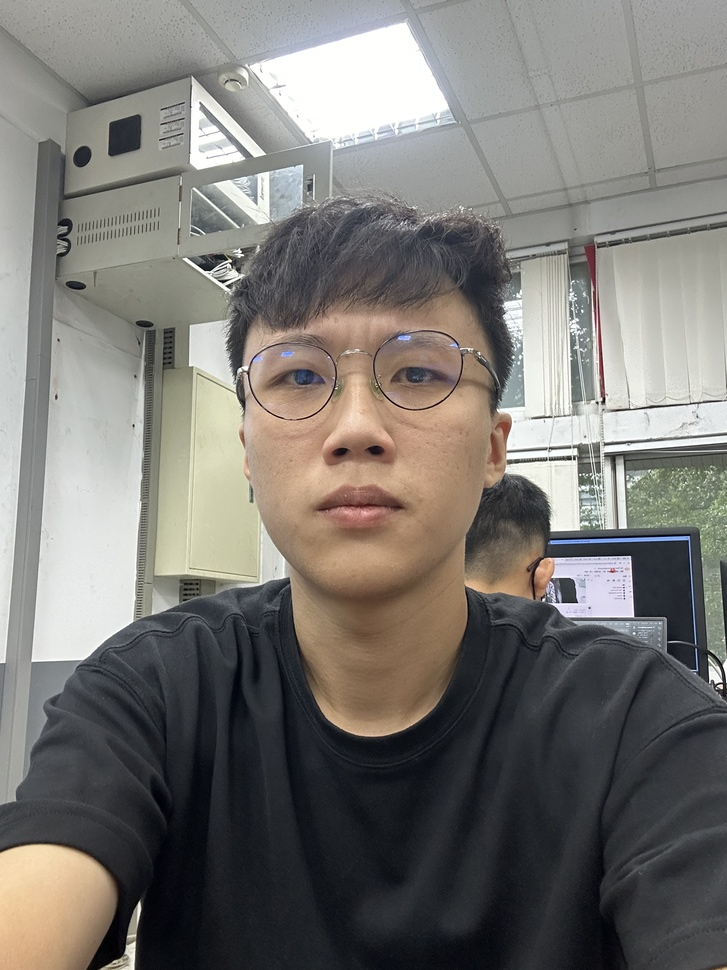
#> input picture photo/IMG_3782.JPG, 727 x 970 px, shrunk from 2316 x 3088 before the run, found by its file name
$ python chatgpt_cartoon.py
#> lines starting #> are read from the running program, lines starting #| are printed output that depends on the picture; after the words box and inside, x2 and y2 are one past the last pixel; in counts of white or black regions, pixels touching at a corner belong together
import cv2
import numpy as np

# 讀取圖片
img = cv2.imread('./photo/IMG_3782.jpg')
#> img is the input picture: shape (970, 727, 3); mean B, G, R 115, 119.3, 122.1

# 轉換成灰度圖
gray = cv2.cvtColor(img, cv2.COLOR_BGR2GRAY)
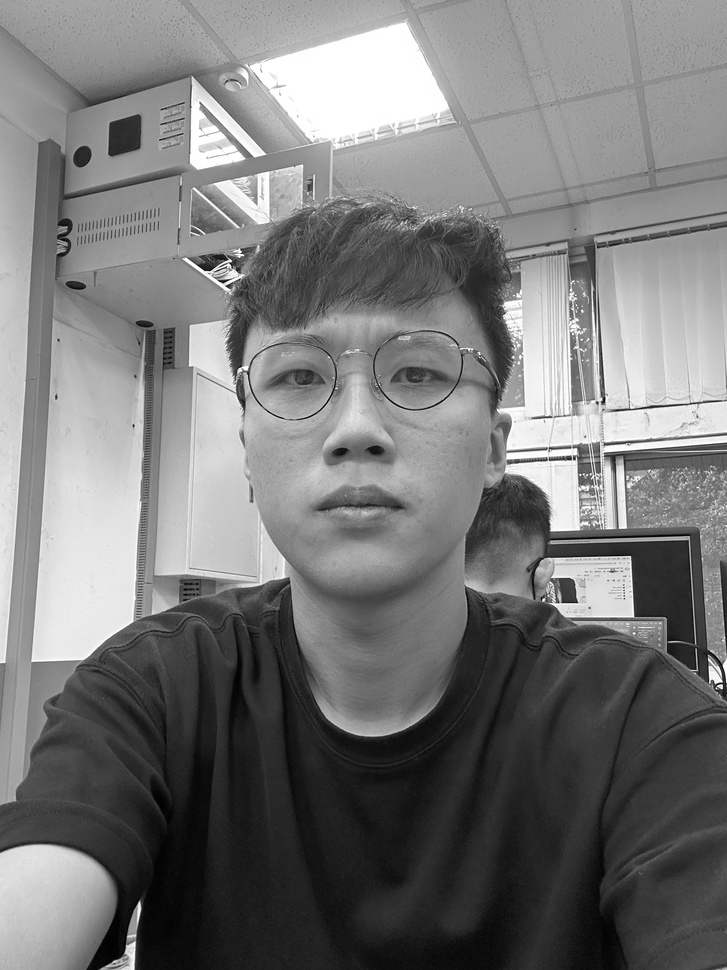
#> gray: shape (970, 727); min 0, max 255, mean 119.7

# 進行邊緣檢測
edges = cv2.Canny(gray, 100, 200)
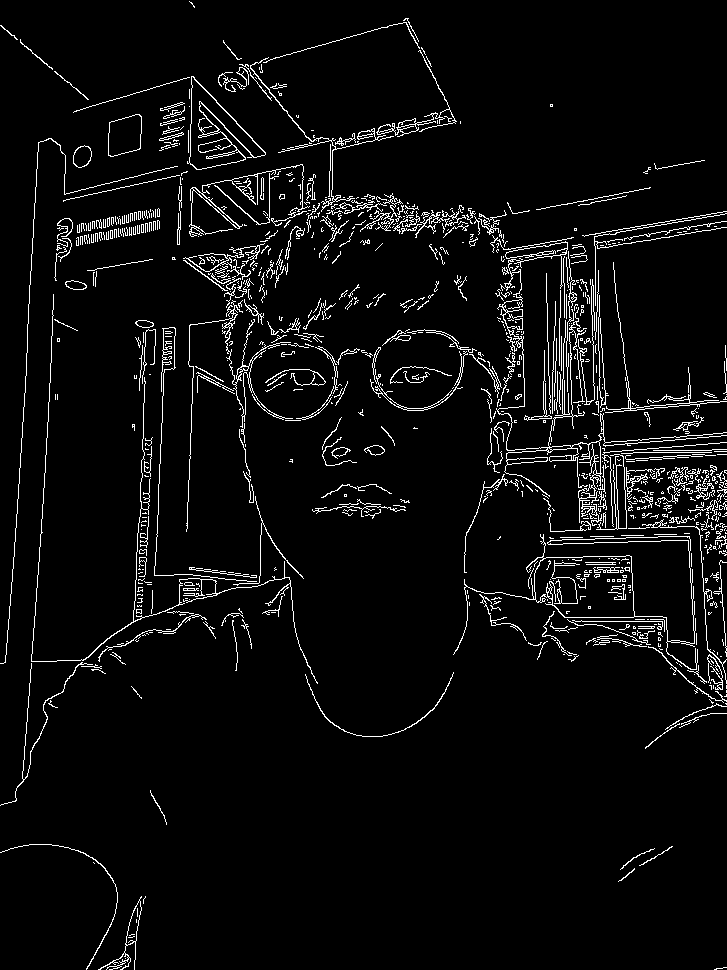
#> edges: shape (970, 727); 4.7% white in thin lines or dots

# 進行輪廓增強
kernel = np.ones((3, 3), np.uint8)
dilated_edges = cv2.dilate(edges, kernel, iterations=1)
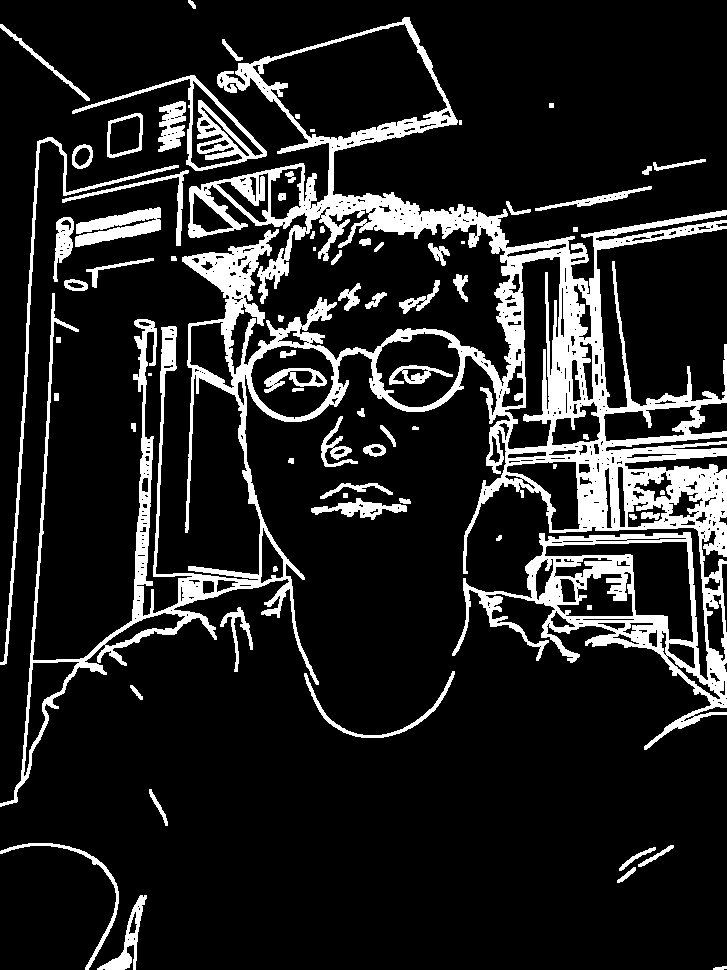
#> dilated_edges: shape (970, 727); 14.1% white; 75 white regions (6 under 20 px)

# 將輪廓區域填充
contours, _ = cv2.findContours(dilated_edges, cv2.RETR_EXTERNAL, cv2.CHAIN_APPROX_SIMPLE)
#> contours = 60 contours, 11 with area under 20; largest, box (x1, y1, x2, y2) and area: (0, 17, 727, 807) 129982, (72, 75, 267, 171) 4426, (75, 207, 161, 247) 1690, (0, 137, 179, 665) 1590, (107, 113, 143, 158) 1278
cv2.drawContours(img, contours, -1, (0, 0, 0), 2)
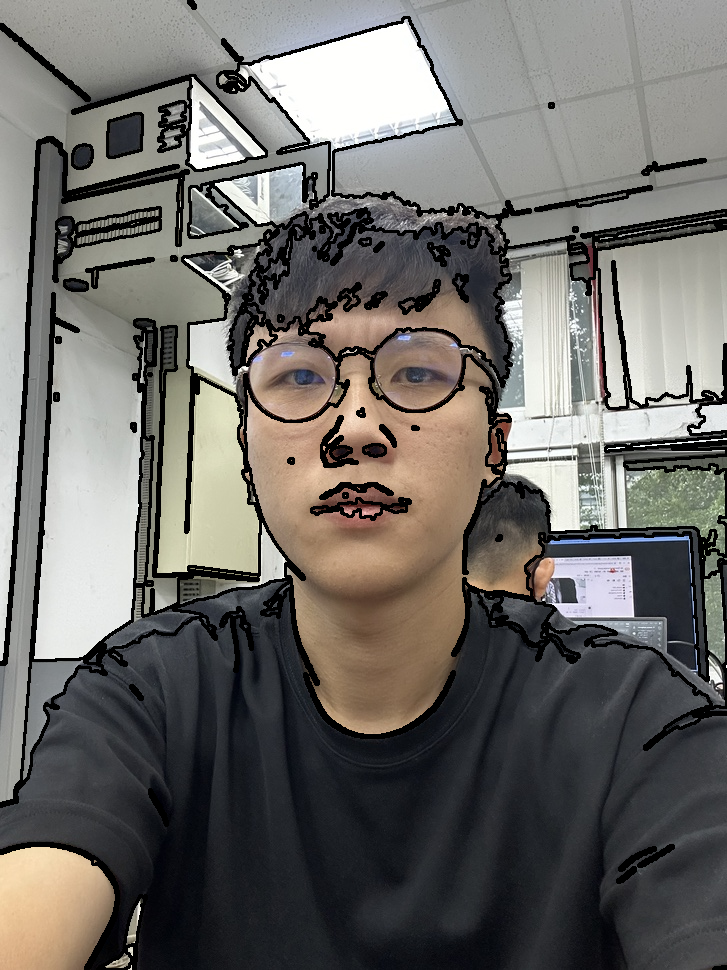
#> img: shape (970, 727, 3); 10.04% of pixels changed, all inside (x1, y1, x2, y2) = (0, 0, 727, 970)

# 顯示處理後的圖像
cv2.imshow('Cartoonized Image', img)
cv2.waitKey(0)
cv2.destroyAllWindows()

$ run again, with photo/IMG_3783.JPG copied over photo/IMG_3782.JPG
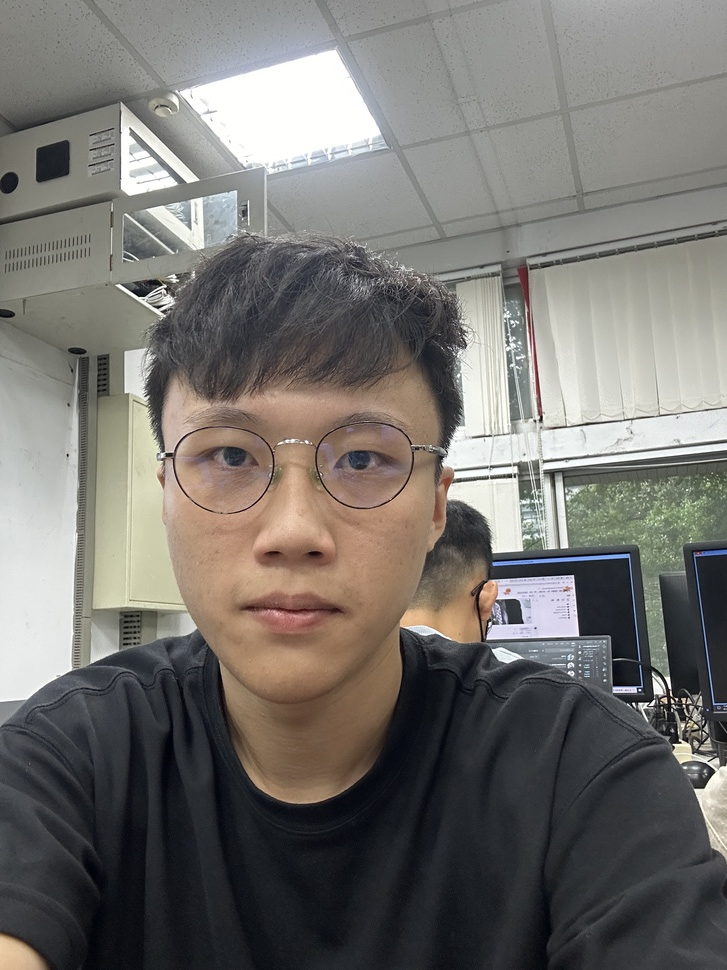
#> input picture photo/IMG_3783.JPG, 727 x 970 px, shrunk from 2316 x 3088 before the run, found by its file name
#> img is the input picture: shape (970, 727, 3); mean B, G, R 110.5, 114.5, 117.2
#> `edges = cv2.Canny(gray, 100, 200)`:
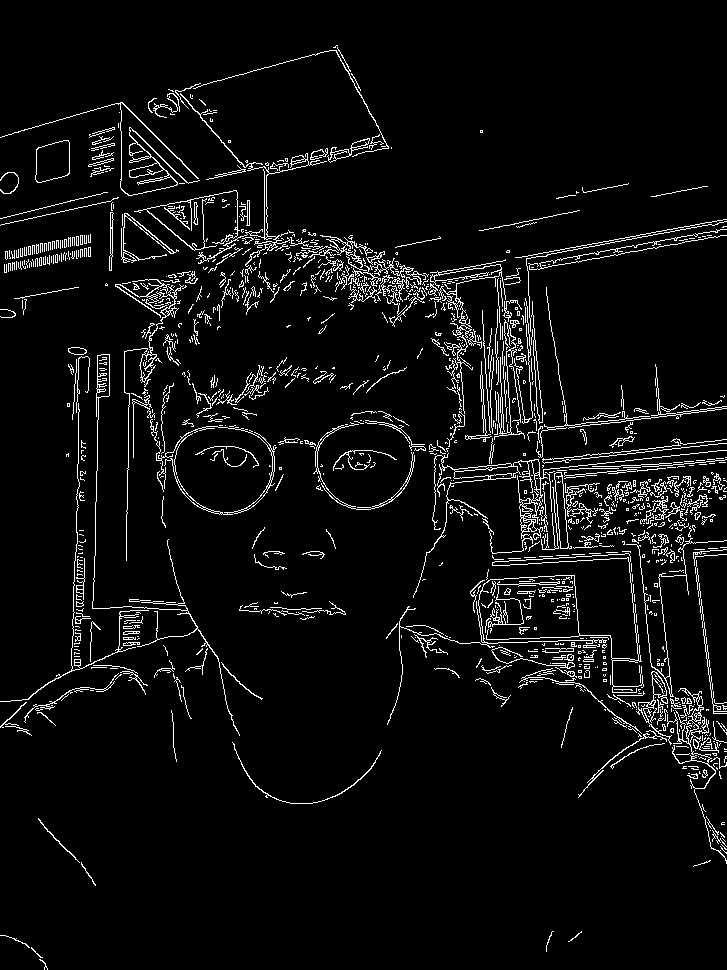
#> edges: shape (970, 727); 5.3% white in thin lines or dots
#> dilated_edges: shape (970, 727); 15.7% white; 99 white regions (3 under 20 px)
#> contours = 80 contours, 17 with area under 20; largest, box (x1, y1, x2, y2) and area: (133, 44, 727, 865) 104322, (114, 270, 427, 562) 21357, (0, 346, 264, 737) 9838, (0, 101, 201, 197) 4461, (181, 356, 310, 421) 1844
#> `cv2.drawContours(img, contours, -1, (0, 0, 0), 2)`:
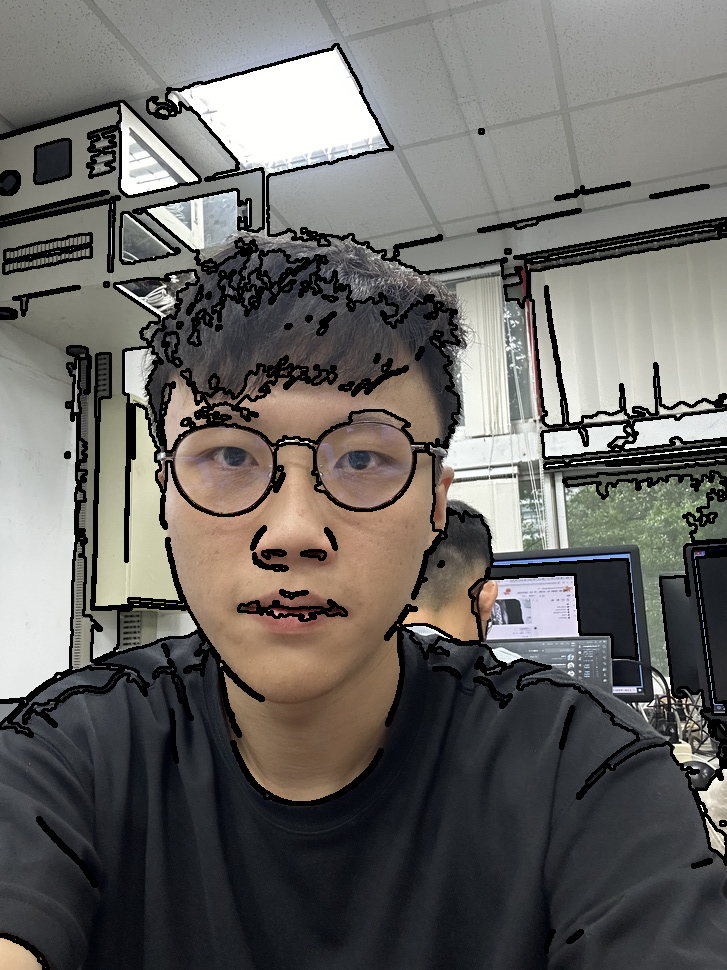
#> img: shape (970, 727, 3); 10.3% of pixels changed, all inside (x1, y1, x2, y2) = (0, 43, 727, 970)
